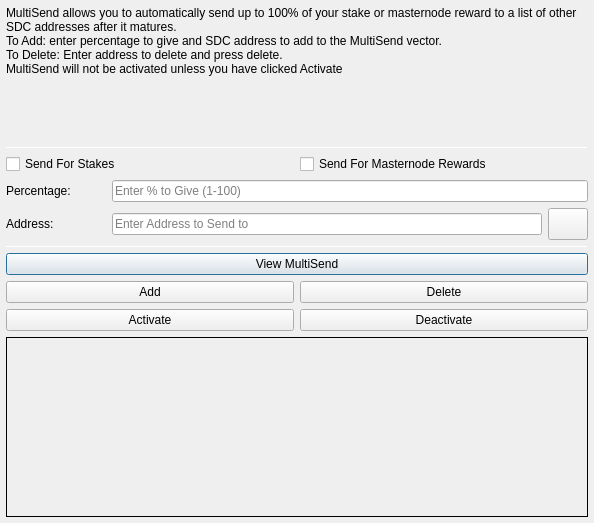
<?xml version="1.0" encoding="UTF-8"?>
<ui version="4.0">
 <class>MultiSendDialog</class>
 <widget class="QDialog" name="MultiSendDialog">
  <property name="windowModality">
   <enum>Qt::NonModal</enum>
  </property>
  <property name="geometry">
   <rect>
    <x>0</x>
    <y>0</y>
    <width>594</width>
    <height>523</height>
   </rect>
  </property>
  <property name="windowTitle">
   <string>MultiSend</string>
  </property>
  <layout class="QVBoxLayout" name="verticalLayout" stretch="0">
   <property name="leftMargin">
    <number>6</number>
   </property>
   <property name="topMargin">
    <number>6</number>
   </property>
   <property name="rightMargin">
    <number>6</number>
   </property>
   <property name="bottomMargin">
    <number>6</number>
   </property>
   <item>
    <layout class="QVBoxLayout" name="verticalLayout_Main" stretch="1,1,1,1,1,1">
     <item>
      <widget class="QLabel" name="label_2">
       <property name="lineWidth">
        <number>1</number>
       </property>
       <property name="text">
        <string>MultiSend allows you to automatically send up to 100% of your stake or masternode reward to a list of other SDC addresses after it matures.
To Add: enter percentage to give and SDC address to add to the MultiSend vector.
To Delete: Enter address to delete and press delete.
MultiSend will not be activated unless you have clicked Activate</string>
       </property>
       <property name="alignment">
        <set>Qt::AlignLeading|Qt::AlignLeft|Qt::AlignTop</set>
       </property>
       <property name="wordWrap">
        <bool>true</bool>
       </property>
      </widget>
     </item>
     <item>
      <widget class="Line" name="line">
       <property name="minimumSize">
        <size>
         <width>0</width>
         <height>1</height>
        </size>
       </property>
       <property name="maximumSize">
        <size>
         <width>16777215</width>
         <height>1</height>
        </size>
       </property>
       <property name="orientation">
        <enum>Qt::Horizontal</enum>
       </property>
      </widget>
     </item>
     <item>
      <layout class="QVBoxLayout" name="verticalLayout_Settings">
       <item>
        <layout class="QHBoxLayout" name="horizontalLayout">
         <item>
          <widget class="QCheckBox" name="multiSendStakeCheckBox">
           <property name="text">
            <string>Send For Stakes</string>
           </property>
          </widget>
         </item>
         <item>
          <widget class="QCheckBox" name="multiSendMasternodeCheckBox">
           <property name="text">
            <string>Send For Masternode Rewards</string>
           </property>
          </widget>
         </item>
        </layout>
       </item>
       <item>
        <layout class="QHBoxLayout" name="horizontalLayout_6">
         <item>
          <widget class="QLabel" name="label">
           <property name="minimumSize">
            <size>
             <width>100</width>
             <height>0</height>
            </size>
           </property>
           <property name="toolTip">
            <string>Percentage of stake to send</string>
           </property>
           <property name="text">
            <string>Percentage:</string>
           </property>
          </widget>
         </item>
         <item>
          <widget class="QLineEdit" name="multiSendPercentEdit">
           <property name="toolTip">
            <string>Enter whole numbers 1 - 100</string>
           </property>
           <property name="placeholderText">
            <string>Enter % to Give (1-100)</string>
           </property>
          </widget>
         </item>
        </layout>
       </item>
       <item>
        <layout class="QHBoxLayout" name="horizontalLayout_7">
         <item>
          <widget class="QLabel" name="label_5">
           <property name="minimumSize">
            <size>
             <width>100</width>
             <height>0</height>
            </size>
           </property>
           <property name="toolTip">
            <string>Address to send portion of stake to</string>
           </property>
           <property name="text">
            <string>Address:</string>
           </property>
          </widget>
         </item>
         <item>
          <widget class="QLineEdit" name="multiSendAddressEdit">
           <property name="toolTip">
            <string/>
           </property>
           <property name="placeholderText">
            <string>Enter Address to Send to</string>
           </property>
          </widget>
         </item>
         <item>
          <widget class="QPushButton" name="addressBookButton">
           <property name="maximumSize">
            <size>
             <width>16777215</width>
             <height>32</height>
            </size>
           </property>
           <property name="toolTip">
            <string>Choose an address from the address book</string>
           </property>
           <property name="text">
            <string/>
           </property>
           <property name="icon">
            <iconset resource="../sharedexcoin.qrc">
             <normaloff>:/icons/address-book</normaloff>:/icons/address-book</iconset>
           </property>
           <property name="shortcut">
            <string>Alt+A</string>
           </property>
           <property name="autoDefault">
            <bool>false</bool>
           </property>
          </widget>
         </item>
        </layout>
       </item>
      </layout>
     </item>
     <item>
      <widget class="Line" name="line_2">
       <property name="minimumSize">
        <size>
         <width>0</width>
         <height>1</height>
        </size>
       </property>
       <property name="maximumSize">
        <size>
         <width>16777215</width>
         <height>1</height>
        </size>
       </property>
       <property name="orientation">
        <enum>Qt::Horizontal</enum>
       </property>
      </widget>
     </item>
     <item>
      <layout class="QVBoxLayout" name="verticalLayout_Buttons">
       <item>
        <layout class="QHBoxLayout" name="horizontalLayout_4">
         <item>
          <widget class="QPushButton" name="viewButton">
           <property name="toolTip">
            <string/>
           </property>
           <property name="statusTip">
            <string>View MultiSend Vector</string>
           </property>
           <property name="text">
            <string>View MultiSend</string>
           </property>
          </widget>
         </item>
        </layout>
       </item>
       <item>
        <layout class="QHBoxLayout" name="horizontalLayout_2">
         <item>
          <widget class="QPushButton" name="addButton">
           <property name="toolTip">
            <string/>
           </property>
           <property name="statusTip">
            <string>Add to MultiSend Vector</string>
           </property>
           <property name="text">
            <string>Add</string>
           </property>
          </widget>
         </item>
         <item>
          <widget class="QPushButton" name="deleteButton">
           <property name="toolTip">
            <string/>
           </property>
           <property name="statusTip">
            <string>Delete Address From MultiSend Vector</string>
           </property>
           <property name="text">
            <string>Delete</string>
           </property>
          </widget>
         </item>
        </layout>
       </item>
       <item>
        <layout class="QHBoxLayout" name="horizontalLayout_5">
         <item>
          <widget class="QPushButton" name="activateButton">
           <property name="statusTip">
            <string>Activate MultiSend</string>
           </property>
           <property name="text">
            <string>Activate</string>
           </property>
          </widget>
         </item>
         <item>
          <widget class="QPushButton" name="disableButton">
           <property name="statusTip">
            <string>Deactivate MultiSend</string>
           </property>
           <property name="text">
            <string>Deactivate</string>
           </property>
          </widget>
         </item>
        </layout>
       </item>
      </layout>
     </item>
     <item>
      <widget class="QLabel" name="message">
       <property name="minimumSize">
        <size>
         <width>0</width>
         <height>180</height>
        </size>
       </property>
       <property name="frameShape">
        <enum>QFrame::Panel</enum>
       </property>
       <property name="frameShadow">
        <enum>QFrame::Plain</enum>
       </property>
       <property name="lineWidth">
        <number>1</number>
       </property>
       <property name="midLineWidth">
        <number>1</number>
       </property>
       <property name="text">
        <string/>
       </property>
       <property name="alignment">
        <set>Qt::AlignLeading|Qt::AlignLeft|Qt::AlignTop</set>
       </property>
       <property name="wordWrap">
        <bool>true</bool>
       </property>
      </widget>
     </item>
    </layout>
   </item>
  </layout>
 </widget>
 <resources>
  <include location="../sharedexcoin.qrc"/>
 </resources>
 <connections/>
</ui>
